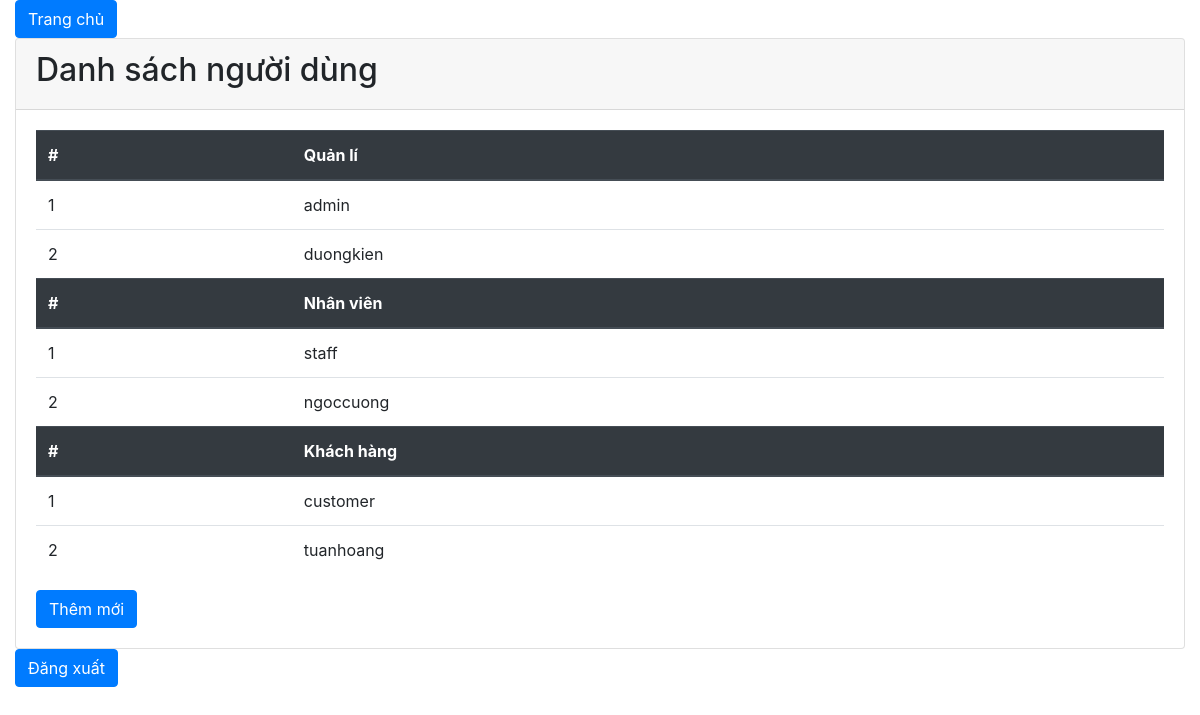
The page /index.php?page_layout=listuser (signed in) on the database its author committed.
### tables this page shows
CREATE TABLE `user` (
  `id` int(11) NOT NULL,
  `username` varchar(255) NOT NULL,
  `password` varchar(255) NOT NULL,
  `level_id` int(11) NOT NULL
);

### action/listuser.php (the view, shortened to what this page needs)
<?php
	include 'config.php';
 ?>
<div class="container-fluid">
	<a class="btn btn-primary" href="index.php?page_layout=home">Trang chủ</a>
	<div class="card">
		<div class="card-header">
			<h2>Danh sách người dùng</h2>
		</div>
		<div class="card-body">
			<table class="table">
				<thead class = "thead-dark">
					<tr>
						<th>#</th>
						<th>Quản lí</th>
					</tr>
				</thead>
				<tbody>
					<?php
						$sqllv = "SELECT * FROM user where level_id = 1";
						$querylv = mysqli_query($connect, $sqllv);
						$i = 1;
						while ($row = mysqli_fetch_assoc($querylv)){?>
							<tr>
								<td><?php echo $i++; ?></th>
								<td><?php echo $row['username']; ?></td>
							</tr>
					<?php } ?>
				</tbody>
				<thead class = "thead-dark">
					<tr>
						<th>#</th>
						<th>Nhân viên</th>
					</tr>
				</thead>
				<tbody>
					<?php
						$sqllv = "SELECT * FROM user where level_id = 2";
						$querylv = mysqli_query($connect, $sqllv);
						$i = 1;
						while ($row = mysqli_fetch_assoc($querylv)){?>
							<tr>
								<td><?php echo $i++; ?></th>
								<td><?php echo $row['username']; ?></td>
							</tr>
					<?php } ?>
				</tbody>
				<thead class = "thead-dark">
					<tr>
						<th>#</th>
						<th>Khách hàng</th>
					</tr>
				</thead>
				<tbody>
					<?php
						$sqllv = "SELECT * FROM user where level_id = 3";
						$querylv = mysqli_query($connect, $sqllv);
						$i = 1;
						while ($row = mysqli_fetch_assoc($querylv)){?>
							<tr>
								<td><?php echo $i++; ?></th>
								<td><?php echo $row['username']; ?></td>
							</tr>
					<?php } ?>
				</tbody>
			</table>
			<a class="btn btn-primary" href="register.php">Thêm mới</a>
		</div>
	</div>
	<a class="btn btn-primary" href="logout.php">Đăng xuất</a>
</div>

### rows shown on the page
user: username "admin"
user: username "duongkien"
user: username "staff"
user: username "ngoccuong"
user: username "customer"
user: username "tuanhoang"
